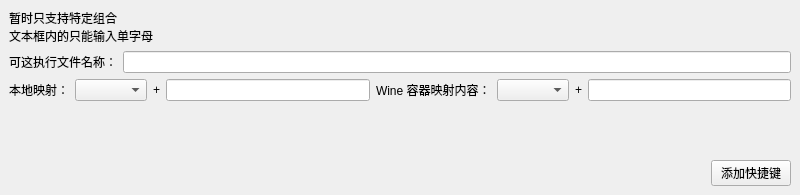
<?xml version="1.0" encoding="UTF-8"?>
<ui version="4.0">
 <class>MainWindow</class>
 <widget class="QMainWindow" name="MainWindow">
  <property name="geometry">
   <rect>
    <x>0</x>
    <y>0</y>
    <width>800</width>
    <height>195</height>
   </rect>
  </property>
  <property name="windowTitle">
   <string>添加快捷键</string>
  </property>
  <property name="windowIcon">
   <iconset theme="..">
    <normaloff>../../../.designer/backup</normaloff>../../../.designer/backup</iconset>
  </property>
  <widget class="QWidget" name="centralwidget">
   <layout class="QVBoxLayout" name="verticalLayout">
    <item>
     <widget class="QLabel" name="addTips">
      <property name="text">
       <string>暂时只支持特定组合
文本框内的只能输入单字母</string>
      </property>
     </widget>
    </item>
    <item>
     <layout class="QHBoxLayout" name="horizontalLayout_3">
      <item>
       <widget class="QLabel" name="exeNameTips">
        <property name="text">
         <string>可这执行文件名称：</string>
        </property>
       </widget>
      </item>
      <item>
       <widget class="QLineEdit" name="exeName"/>
      </item>
     </layout>
    </item>
    <item>
     <layout class="QHBoxLayout" name="horizontalLayout">
      <item>
       <widget class="QLabel" name="localTips">
        <property name="text">
         <string>本地映射：</string>
        </property>
       </widget>
      </item>
      <item>
       <widget class="QComboBox" name="localKeyboardChoose"/>
      </item>
      <item>
       <widget class="QLabel" name="addTips_2">
        <property name="text">
         <string>+</string>
        </property>
       </widget>
      </item>
      <item>
       <widget class="QLineEdit" name="localKey"/>
      </item>
      <item>
       <widget class="QLabel" name="wineTips">
        <property name="text">
         <string>Wine 容器映射内容：</string>
        </property>
       </widget>
      </item>
      <item>
       <widget class="QComboBox" name="wineKeyboardChoose"/>
      </item>
      <item>
       <widget class="QLabel" name="addTipsWine">
        <property name="text">
         <string>+</string>
        </property>
       </widget>
      </item>
      <item>
       <widget class="QLineEdit" name="wineKey"/>
      </item>
     </layout>
    </item>
    <item>
     <spacer name="verticalSpacer">
      <property name="orientation">
       <enum>Qt::Vertical</enum>
      </property>
      <property name="sizeHint" stdset="0">
       <size>
        <width>20</width>
        <height>40</height>
       </size>
      </property>
     </spacer>
    </item>
    <item>
     <layout class="QHBoxLayout" name="horizontalLayout_2">
      <item>
       <spacer name="horizontalSpacer">
        <property name="orientation">
         <enum>Qt::Horizontal</enum>
        </property>
        <property name="sizeHint" stdset="0">
         <size>
          <width>40</width>
          <height>20</height>
         </size>
        </property>
       </spacer>
      </item>
      <item>
       <widget class="QPushButton" name="addButton">
        <property name="text">
         <string>添加快捷键</string>
        </property>
       </widget>
      </item>
     </layout>
    </item>
   </layout>
  </widget>
 </widget>
 <resources/>
 <connections/>
</ui>
